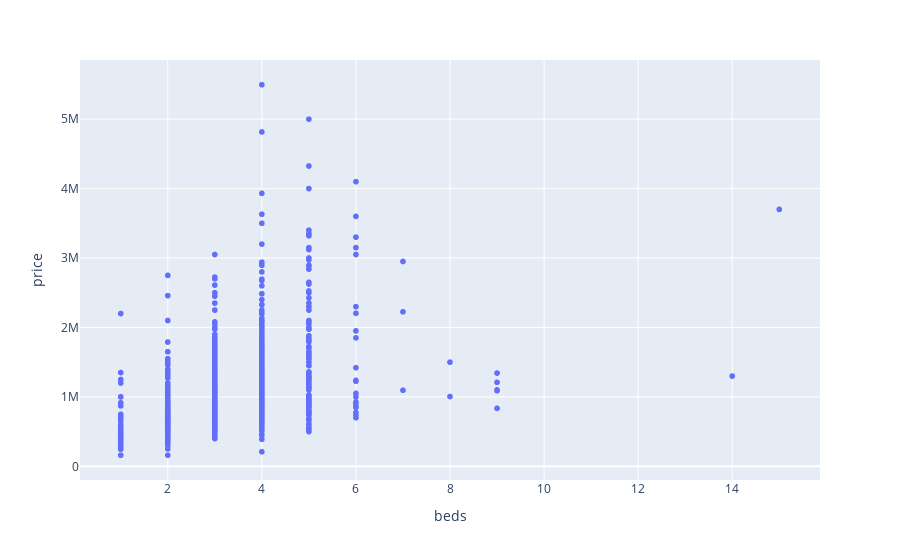

Here is the notebook cell this chart was saved with:
### Code cell
px.scatter(new_house, x="beds",y="price")

### Figure 1 — Plotly figure (JSON) as saved in the notebook; plotly's stock layout.template omitted (floating-point values rounded to 4 significant figures; data arrays with more than 128 entries replaced by an {"elided": "..."} marker saying what was removed)
{"data": [{"hovertemplate": "beds=%{x}<br>price=%{y}<extra></extra>", "legendgroup": "", "marker": {"color": "#636efa", "symbol": "circle"}, "mode": "markers", "name": "", "showlegend": false, "type": "scattergl", "x": {"elided": "1655 int values"}, "xaxis": "x", "y": {"elided": "1655 int values"}, "yaxis": "y"}], "layout": {"legend": {"tracegroupgap": 0}, "margin": {"t": 60}, "xaxis": {"anchor": "y", "domain": [0, 1], "title": {"text": "beds"}}, "yaxis": {"anchor": "x", "domain": [0, 1], "title": {"text": "price"}}}}
